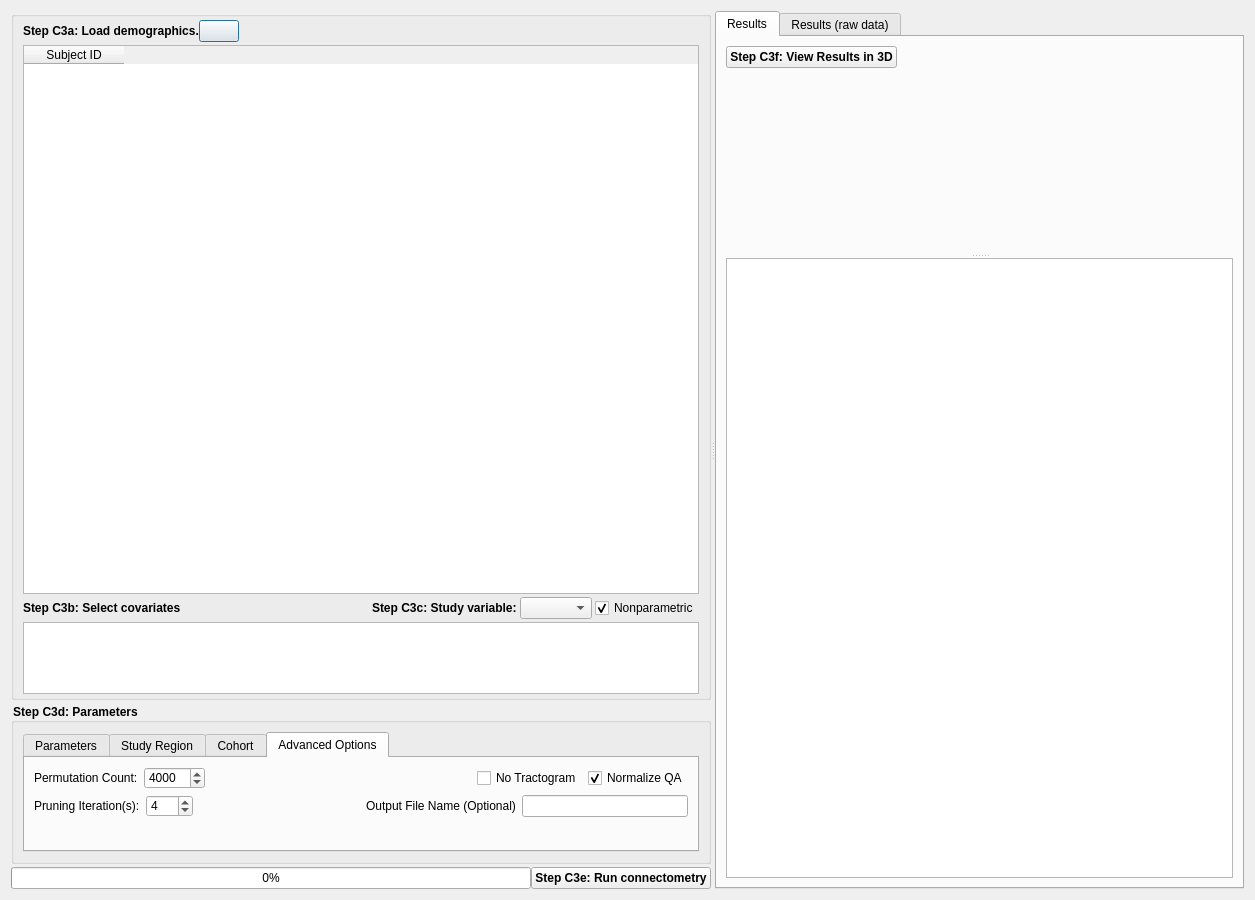
<?xml version="1.0" encoding="UTF-8"?>
<ui version="4.0">
 <class>group_connectometry</class>
 <widget class="QDialog" name="group_connectometry">
  <property name="geometry">
   <rect>
    <x>0</x>
    <y>0</y>
    <width>1255</width>
    <height>900</height>
   </rect>
  </property>
  <property name="windowTitle">
   <string>Connectometry</string>
  </property>
  <property name="windowIcon">
   <iconset resource="../icons.qrc">
    <normaloff>:/icons/icons/axial.xpm</normaloff>:/icons/icons/axial.xpm</iconset>
  </property>
  <property name="styleSheet">
   <string notr="true">QGroupBox { font-weight: bold; } </string>
  </property>
  <layout class="QHBoxLayout" name="horizontalLayout">
   <item>
    <widget class="QSplitter" name="splitter">
     <property name="orientation">
      <enum>Qt::Horizontal</enum>
     </property>
     <widget class="QWidget" name="widget_3" native="true">
      <property name="sizePolicy">
       <sizepolicy hsizetype="Preferred" vsizetype="Preferred">
        <horstretch>2</horstretch>
        <verstretch>0</verstretch>
       </sizepolicy>
      </property>
      <property name="maximumSize">
       <size>
        <width>16777215</width>
        <height>16777215</height>
       </size>
      </property>
      <layout class="QVBoxLayout" name="verticalLayout" stretch="1,0,0">
       <property name="spacing">
        <number>3</number>
       </property>
       <property name="leftMargin">
        <number>0</number>
       </property>
       <property name="topMargin">
        <number>0</number>
       </property>
       <property name="rightMargin">
        <number>0</number>
       </property>
       <property name="bottomMargin">
        <number>0</number>
       </property>
       <item>
        <widget class="QGroupBox" name="gb_regression">
         <property name="sizePolicy">
          <sizepolicy hsizetype="Preferred" vsizetype="MinimumExpanding">
           <horstretch>0</horstretch>
           <verstretch>0</verstretch>
          </sizepolicy>
         </property>
         <property name="title">
          <string/>
         </property>
         <layout class="QVBoxLayout" name="verticalLayout_2">
          <property name="spacing">
           <number>3</number>
          </property>
          <property name="topMargin">
           <number>0</number>
          </property>
          <property name="bottomMargin">
           <number>0</number>
          </property>
          <item>
           <widget class="QWidget" name="widget" native="true">
            <layout class="QHBoxLayout" name="horizontalLayout_6">
             <property name="spacing">
              <number>0</number>
             </property>
             <property name="leftMargin">
              <number>0</number>
             </property>
             <property name="topMargin">
              <number>0</number>
             </property>
             <property name="rightMargin">
              <number>0</number>
             </property>
             <property name="bottomMargin">
              <number>0</number>
             </property>
            </layout>
           </widget>
          </item>
          <item>
           <layout class="QHBoxLayout" name="horizontalLayout_10">
            <property name="spacing">
             <number>0</number>
            </property>
            <item>
             <widget class="QLabel" name="open_instruction_2">
              <property name="font">
               <font>
                <weight>75</weight>
                <bold>true</bold>
               </font>
              </property>
              <property name="text">
               <string>Step C3a: Load demographics.</string>
              </property>
             </widget>
            </item>
            <item>
             <widget class="QPushButton" name="open_mr_files">
              <property name="maximumSize">
               <size>
                <width>16777215</width>
                <height>16777215</height>
               </size>
              </property>
              <property name="text">
               <string/>
              </property>
              <property name="icon">
               <iconset resource="../icons.qrc">
                <normaloff>:/icons/icons/open.xpm</normaloff>:/icons/icons/open.xpm</iconset>
              </property>
             </widget>
            </item>
            <item>
             <spacer name="horizontalSpacer_4">
              <property name="orientation">
               <enum>Qt::Horizontal</enum>
              </property>
              <property name="sizeHint" stdset="0">
               <size>
                <width>40</width>
                <height>20</height>
               </size>
              </property>
             </spacer>
            </item>
            <item>
             <widget class="QWidget" name="foi_widget" native="true">
              <layout class="QHBoxLayout" name="horizontalLayout_7">
               <property name="spacing">
                <number>0</number>
               </property>
               <property name="leftMargin">
                <number>0</number>
               </property>
               <property name="topMargin">
                <number>0</number>
               </property>
               <property name="rightMargin">
                <number>0</number>
               </property>
               <property name="bottomMargin">
                <number>0</number>
               </property>
              </layout>
             </widget>
            </item>
           </layout>
          </item>
          <item>
           <widget class="QTableWidget" name="subject_demo">
            <property name="sizePolicy">
             <sizepolicy hsizetype="Preferred" vsizetype="MinimumExpanding">
              <horstretch>0</horstretch>
              <verstretch>5</verstretch>
             </sizepolicy>
            </property>
            <property name="alternatingRowColors">
             <bool>true</bool>
            </property>
            <property name="selectionMode">
             <enum>QAbstractItemView::SingleSelection</enum>
            </property>
            <property name="selectionBehavior">
             <enum>QAbstractItemView::SelectRows</enum>
            </property>
            <property name="showGrid">
             <bool>true</bool>
            </property>
            <property name="gridStyle">
             <enum>Qt::SolidLine</enum>
            </property>
            <property name="sortingEnabled">
             <bool>true</bool>
            </property>
            <property name="rowCount">
             <number>0</number>
            </property>
            <column>
             <property name="text">
              <string>Subject ID</string>
             </property>
            </column>
           </widget>
          </item>
          <item>
           <layout class="QHBoxLayout" name="horizontalLayout_11">
            <property name="topMargin">
             <number>0</number>
            </property>
            <item>
             <widget class="QLabel" name="label_8">
              <property name="sizePolicy">
               <sizepolicy hsizetype="Preferred" vsizetype="Maximum">
                <horstretch>0</horstretch>
                <verstretch>0</verstretch>
               </sizepolicy>
              </property>
              <property name="font">
               <font>
                <weight>75</weight>
                <bold>true</bold>
               </font>
              </property>
              <property name="text">
               <string>Step C3b: Select covariates</string>
              </property>
             </widget>
            </item>
            <item>
             <spacer name="horizontalSpacer_10">
              <property name="orientation">
               <enum>Qt::Horizontal</enum>
              </property>
              <property name="sizeHint" stdset="0">
               <size>
                <width>40</width>
                <height>20</height>
               </size>
              </property>
             </spacer>
            </item>
            <item>
             <widget class="QLabel" name="foi_label">
              <property name="maximumSize">
               <size>
                <width>16777215</width>
                <height>16777215</height>
               </size>
              </property>
              <property name="font">
               <font>
                <weight>75</weight>
                <bold>true</bold>
               </font>
              </property>
              <property name="text">
               <string>Step C3c: Study variable:</string>
              </property>
             </widget>
            </item>
            <item>
             <widget class="QComboBox" name="foi"/>
            </item>
            <item>
             <widget class="QCheckBox" name="nonparametric">
              <property name="text">
               <string>Nonparametric</string>
              </property>
              <property name="checked">
               <bool>true</bool>
              </property>
             </widget>
            </item>
           </layout>
          </item>
          <item>
           <widget class="QListWidget" name="variable_list">
            <property name="sizePolicy">
             <sizepolicy hsizetype="Preferred" vsizetype="Preferred">
              <horstretch>0</horstretch>
              <verstretch>0</verstretch>
             </sizepolicy>
            </property>
            <property name="minimumSize">
             <size>
              <width>0</width>
              <height>0</height>
             </size>
            </property>
            <property name="maximumSize">
             <size>
              <width>16777215</width>
              <height>16777215</height>
             </size>
            </property>
            <property name="sizeAdjustPolicy">
             <enum>QAbstractScrollArea::AdjustToContents</enum>
            </property>
            <property name="flow">
             <enum>QListView::LeftToRight</enum>
            </property>
            <property name="resizeMode">
             <enum>QListView::Adjust</enum>
            </property>
            <property name="viewMode">
             <enum>QListView::IconMode</enum>
            </property>
            <property name="itemAlignment">
             <set>Qt::AlignLeading</set>
            </property>
           </widget>
          </item>
          <item>
           <widget class="QWidget" name="widget_4" native="true">
            <layout class="QVBoxLayout" name="verticalLayout_7">
             <property name="spacing">
              <number>0</number>
             </property>
             <property name="leftMargin">
              <number>0</number>
             </property>
             <property name="topMargin">
              <number>0</number>
             </property>
             <property name="rightMargin">
              <number>0</number>
             </property>
             <property name="bottomMargin">
              <number>0</number>
             </property>
            </layout>
           </widget>
          </item>
         </layout>
        </widget>
       </item>
       <item>
        <widget class="QGroupBox" name="groupBox_3">
         <property name="sizePolicy">
          <sizepolicy hsizetype="Preferred" vsizetype="Preferred">
           <horstretch>0</horstretch>
           <verstretch>0</verstretch>
          </sizepolicy>
         </property>
         <property name="title">
          <string>Step C3d: Parameters</string>
         </property>
         <layout class="QVBoxLayout" name="verticalLayout_4">
          <item>
           <widget class="QTabWidget" name="advanced_options">
            <property name="sizePolicy">
             <sizepolicy hsizetype="Preferred" vsizetype="Preferred">
              <horstretch>0</horstretch>
              <verstretch>0</verstretch>
             </sizepolicy>
            </property>
            <property name="minimumSize">
             <size>
              <width>0</width>
              <height>0</height>
             </size>
            </property>
            <property name="maximumSize">
             <size>
              <width>16777215</width>
              <height>120</height>
             </size>
            </property>
            <property name="currentIndex">
             <number>3</number>
            </property>
            <widget class="QWidget" name="tab_6">
             <attribute name="title">
              <string>Parameters</string>
             </attribute>
             <layout class="QVBoxLayout" name="verticalLayout_13">
              <item>
               <layout class="QVBoxLayout" name="verticalLayout_12">
                <item>
                 <layout class="QHBoxLayout" name="horizontalLayout_12">
                  <property name="spacing">
                   <number>0</number>
                  </property>
                  <property name="leftMargin">
                   <number>0</number>
                  </property>
                  <item>
                   <widget class="QCheckBox" name="fdr_control">
                    <property name="toolTip">
                     <string>Check &quot;FDR control&quot; to show only significant results. Uncheck it to report FDR value of all findings.</string>
                    </property>
                    <property name="text">
                     <string>FDR Control</string>
                    </property>
                   </widget>
                  </item>
                  <item>
                   <widget class="QLabel" name="fdr_label">
                    <property name="enabled">
                     <bool>false</bool>
                    </property>
                    <property name="text">
                     <string>FDR&lt;</string>
                    </property>
                   </widget>
                  </item>
                  <item>
                   <widget class="QDoubleSpinBox" name="fdr_threshold">
                    <property name="enabled">
                     <bool>false</bool>
                    </property>
                    <property name="minimumSize">
                     <size>
                      <width>60</width>
                      <height>0</height>
                     </size>
                    </property>
                    <property name="maximumSize">
                     <size>
                      <width>60</width>
                      <height>16777215</height>
                     </size>
                    </property>
                    <property name="decimals">
                     <number>4</number>
                    </property>
                    <property name="minimum">
                     <double>0.001000000000000</double>
                    </property>
                    <property name="maximum">
                     <double>0.500000000000000</double>
                    </property>
                    <property name="singleStep">
                     <double>0.005000000000000</double>
                    </property>
                    <property name="value">
                     <double>0.050000000000000</double>
                    </property>
                   </widget>
                  </item>
                  <item>
                   <spacer name="horizontalSpacer_5">
                    <property name="orientation">
                     <enum>Qt::Horizontal</enum>
                    </property>
                    <property name="sizeHint" stdset="0">
                     <size>
                      <width>40</width>
                      <height>20</height>
                     </size>
                    </property>
                   </spacer>
                  </item>
                 </layout>
                </item>
                <item>
                 <layout class="QHBoxLayout" name="horizontalLayout_14">
                  <property name="leftMargin">
                   <number>0</number>
                  </property>
                  <item>
                   <widget class="QLabel" name="threshold_label">
                    <property name="maximumSize">
                     <size>
                      <width>16777215</width>
                      <height>16777215</height>
                     </size>
                    </property>
                    <property name="text">
                     <string>T Threshold:</string>
                    </property>
                   </widget>
                  </item>
                  <item>
                   <widget class="QDoubleSpinBox" name="threshold">
                    <property name="minimumSize">
                     <size>
                      <width>60</width>
                      <height>0</height>
                     </size>
                    </property>
                    <property name="maximumSize">
                     <size>
                      <width>60</width>
                      <height>16777215</height>
                     </size>
                    </property>
                    <property name="toolTip">
                     <string>The threshold for t-statistics</string>
                    </property>
                    <property name="decimals">
                     <number>1</number>
                    </property>
                    <property name="minimum">
                     <double>0.000000000000000</double>
                    </property>
                    <property name="maximum">
                     <double>100.000000000000000</double>
                    </property>
                    <property name="singleStep">
                     <double>1.000000000000000</double>
                    </property>
                    <property name="value">
                     <double>2.500000000000000</double>
                    </property>
                   </widget>
                  </item>
                  <item>
                   <spacer name="horizontalSpacer_3">
                    <property name="orientation">
                     <enum>Qt::Horizontal</enum>
                    </property>
                    <property name="sizeHint" stdset="0">
                     <size>
                      <width>40</width>
                      <height>20</height>
                     </size>
                    </property>
                   </spacer>
                  </item>
                  <item>
                   <widget class="QLabel" name="label_2">
                    <property name="text">
                     <string>Length Threshold:</string>
                    </property>
                   </widget>
                  </item>
                  <item>
                   <widget class="QSpinBox" name="length_threshold">
                    <property name="minimumSize">
                     <size>
                      <width>60</width>
                      <height>0</height>
                     </size>
                    </property>
                    <property name="maximumSize">
                     <size>
                      <width>60</width>
                      <height>16777215</height>
                     </size>
                    </property>
                    <property name="toolTip">
                     <string>The length threshold to remove fragmented findings</string>
                    </property>
                    <property name="minimum">
                     <number>1</number>
                    </property>
                    <property name="maximum">
                     <number>100</number>
                    </property>
                    <property name="value">
                     <number>20</number>
                    </property>
                   </widget>
                  </item>
                  <item>
                   <widget class="QLabel" name="label">
                    <property name="text">
                     <string>voxel(s)</string>
                    </property>
                   </widget>
                  </item>
                 </layout>
                </item>
                <item>
                 <spacer name="verticalSpacer_4">
                  <property name="orientation">
                   <enum>Qt::Vertical</enum>
                  </property>
                  <property name="sizeHint" stdset="0">
                   <size>
                    <width>20</width>
                    <height>40</height>
                   </size>
                  </property>
                 </spacer>
                </item>
               </layout>
              </item>
             </layout>
            </widget>
            <widget class="QWidget" name="tab_5">
             <attribute name="title">
              <string>Study Region</string>
             </attribute>
             <layout class="QHBoxLayout" name="horizontalLayout_20">
              <item>
               <layout class="QVBoxLayout" name="verticalLayout_27">
                <property name="spacing">
                 <number>0</number>
                </property>
                <property name="topMargin">
                 <number>0</number>
                </property>
                <property name="rightMargin">
                 <number>0</number>
                </property>
                <property name="bottomMargin">
                 <number>0</number>
                </property>
                <item>
                 <widget class="QWidget" name="widget_10" native="true">
                  <property name="minimumSize">
                   <size>
                    <width>0</width>
                    <height>0</height>
                   </size>
                  </property>
                  <layout class="QVBoxLayout" name="verticalLayout_8">
                   <property name="spacing">
                    <number>0</number>
                   </property>
                   <property name="leftMargin">
                    <number>0</number>
                   </property>
                   <property name="topMargin">
                    <number>0</number>
                   </property>
                   <property name="rightMargin">
                    <number>0</number>
                   </property>
                   <property name="bottomMargin">
                    <number>0</number>
                   </property>
                   <item>
                    <widget class="QRadioButton" name="roi_whole_brain">
                     <property name="text">
                      <string>Whole brain</string>
                     </property>
                     <property name="checked">
                      <bool>true</bool>
                     </property>
                    </widget>
                   </item>
                   <item>
                    <widget class="QRadioButton" name="roi_user_defined">
                     <property name="text">
                      <string>User Defined</string>
                     </property>
                    </widget>
                   </item>
                   <item>
                    <widget class="QCheckBox" name="exclude_cb">
                     <property name="enabled">
                      <bool>true</bool>
                     </property>
                     <property name="text">
                      <string>Exclude Cerebellum</string>
                     </property>
                     <property name="checked">
                      <bool>false</bool>
                     </property>
                    </widget>
                   </item>
                  </layout>
                 </widget>
                </item>
               </layout>
              </item>
              <item>
               <layout class="QVBoxLayout" name="verticalLayout_14">
                <property name="spacing">
                 <number>0</number>
                </property>
                <property name="rightMargin">
                 <number>0</number>
                </property>
                <item>
                 <widget class="QPushButton" name="load_roi_from_atlas">
                  <property name="styleSheet">
                   <string notr="true">text-align: left</string>
                  </property>
                  <property name="text">
                   <string>From atlas...</string>
                  </property>
                  <property name="icon">
                   <iconset resource="../icons.qrc">
                    <normaloff>:/icons/icons/sag.xpm</normaloff>:/icons/icons/sag.xpm</iconset>
                  </property>
                 </widget>
                </item>
                <item>
                 <widget class="QPushButton" name="clear_all_roi">
                  <property name="styleSheet">
                   <string notr="true">text-align: left</string>
                  </property>
                  <property name="text">
                   <string>Clear all</string>
                  </property>
                  <property name="icon">
                   <iconset resource="../icons.qrc">
                    <normaloff>:/icons/icons/delete.xpm</normaloff>:/icons/icons/delete.xpm</iconset>
                  </property>
                 </widget>
                </item>
                <item>
                 <widget class="QPushButton" name="load_roi_from_file">
                  <property name="styleSheet">
                   <string notr="true">text-align: left</string>
                  </property>
                  <property name="text">
                   <string>Load from file...</string>
                  </property>
                  <property name="icon">
                   <iconset resource="../icons.qrc">
                    <normaloff>:/icons/icons/open.xpm</normaloff>:/icons/icons/open.xpm</iconset>
                  </property>
                 </widget>
                </item>
                <item>
                 <spacer name="verticalSpacer_2">
                  <property name="orientation">
                   <enum>Qt::Vertical</enum>
                  </property>
                  <property name="sizeHint" stdset="0">
                   <size>
                    <width>20</width>
                    <height>40</height>
                   </size>
                  </property>
                 </spacer>
                </item>
               </layout>
              </item>
              <item>
               <widget class="QTableWidget" name="roi_table">
                <property name="sizePolicy">
                 <sizepolicy hsizetype="MinimumExpanding" vsizetype="Expanding">
                  <horstretch>0</horstretch>
                  <verstretch>0</verstretch>
                 </sizepolicy>
                </property>
                <property name="maximumSize">
                 <size>
                  <width>16777215</width>
                  <height>16777215</height>
                 </size>
                </property>
                <attribute name="horizontalHeaderMinimumSectionSize">
                 <number>30</number>
                </attribute>
                <column>
                 <property name="text">
                  <string>Name</string>
                 </property>
                </column>
                <column>
                 <property name="text">
                  <string>Source</string>
                 </property>
                </column>
                <column>
                 <property name="text">
                  <string>Type</string>
                 </property>
                </column>
               </widget>
              </item>
             </layout>
            </widget>
            <widget class="QWidget" name="tab_4">
             <attribute name="title">
              <string>Cohort</string>
             </attribute>
             <layout class="QVBoxLayout" name="verticalLayout_11">
              <item>
               <layout class="QHBoxLayout" name="horizontalLayout_17">
                <property name="spacing">
                 <number>0</number>
                </property>
                <item>
                 <widget class="QLabel" name="label_6">
                  <property name="text">
                   <string>Selection Criteria: (e.g., age&gt;30,sex=1)</string>
                  </property>
                 </widget>
                </item>
                <item>
                 <widget class="QLineEdit" name="select_text">
                  <property name="text">
                   <string/>
                  </property>
                 </widget>
                </item>
                <item>
                 <widget class="QPushButton" name="show_cohort">
                  <property name="text">
                   <string>Apply</string>
                  </property>
                 </widget>
                </item>
               </layout>
              </item>
              <item>
               <layout class="QHBoxLayout" name="horizontalLayout_13">
                <property name="spacing">
                 <number>0</number>
                </property>
                <property name="topMargin">
                 <number>0</number>
                </property>
                <item>
                 <widget class="QWidget" name="cohort_widget" native="true">
                  <layout class="QHBoxLayout" name="horizontalLayout_9">
                   <property name="spacing">
                    <number>0</number>
                   </property>
                   <property name="leftMargin">
                    <number>0</number>
                   </property>
                   <property name="topMargin">
                    <number>0</number>
                   </property>
                   <property name="rightMargin">
                    <number>0</number>
                   </property>
                   <property name="bottomMargin">
                    <number>0</number>
                   </property>
                   <item>
                    <widget class="QComboBox" name="cohort_index"/>
                   </item>
                   <item>
                    <widget class="QComboBox" name="cohort_operator">
                     <property name="maximumSize">
                      <size>
                       <width>30</width>
                       <height>16777215</height>
                      </size>
                     </property>
                     <item>
                      <property name="text">
                       <string>=</string>
                      </property>
                     </item>
                     <item>
                      <property name="text">
                       <string>&gt;</string>
                      </property>
                     </item>
                     <item>
                      <property name="text">
                       <string>&lt;</string>
                      </property>
                     </item>
                     <item>
                      <property name="text">
                       <string>≠</string>
                      </property>
                     </item>
                    </widget>
                   </item>
                   <item>
                    <widget class="QLineEdit" name="cohort_value">
                     <property name="minimumSize">
                      <size>
                       <width>0</width>
                       <height>0</height>
                      </size>
                     </property>
                     <property name="maximumSize">
                      <size>
                       <width>50</width>
                       <height>16777215</height>
                      </size>
                     </property>
                     <property name="text">
                      <string>0</string>
                     </property>
                    </widget>
                   </item>
                   <item>
                    <widget class="QPushButton" name="apply_selection">
                     <property name="sizePolicy">
                      <sizepolicy hsizetype="Minimum" vsizetype="Preferred">
                       <horstretch>0</horstretch>
                       <verstretch>0</verstretch>
                      </sizepolicy>
                     </property>
                     <property name="maximumSize">
                      <size>
                       <width>16777215</width>
                       <height>16777215</height>
                      </size>
                     </property>
                     <property name="text">
                      <string>Add to criteria</string>
                     </property>
                    </widget>
                   </item>
                  </layout>
                 </widget>
                </item>
                <item>
                 <spacer name="horizontalSpacer_6">
                  <property name="orientation">
                   <enum>Qt::Horizontal</enum>
                  </property>
                  <property name="sizeHint" stdset="0">
                   <size>
                    <width>40</width>
                    <height>20</height>
                   </size>
                  </property>
                 </spacer>
                </item>
                <item>
                 <widget class="QLabel" name="cohort_report">
                  <property name="text">
                   <string/>
                  </property>
                 </widget>
                </item>
               </layout>
              </item>
              <item>
               <spacer name="verticalSpacer">
                <property name="orientation">
                 <enum>Qt::Vertical</enum>
                </property>
                <property name="sizeHint" stdset="0">
                 <size>
                  <width>20</width>
                  <height>40</height>
                 </size>
                </property>
               </spacer>
              </item>
             </layout>
            </widget>
            <widget class="QWidget" name="tab_3">
             <attribute name="title">
              <string>Advanced Options</string>
             </attribute>
             <layout class="QVBoxLayout" name="verticalLayout_6">
              <item>
               <layout class="QHBoxLayout" name="horizontalLayout_2">
                <item>
                 <widget class="QLabel" name="label_5">
                  <property name="text">
                   <string>Permutation Count:</string>
                  </property>
                 </widget>
                </item>
                <item>
                 <widget class="QSpinBox" name="permutation_count">
                  <property name="minimumSize">
                   <size>
                    <width>50</width>
                    <height>0</height>
                   </size>
                  </property>
                  <property name="maximumSize">
                   <size>
                    <width>75</width>
                    <height>16777215</height>
                   </size>
                  </property>
                  <property name="toolTip">
                   <string>number of permutation for null distribution</string>
                  </property>
                  <property name="minimum">
                   <number>100</number>
                  </property>
                  <property name="maximum">
                   <number>50000</number>
                  </property>
                  <property name="singleStep">
                   <number>500</number>
                  </property>
                  <property name="value">
                   <number>4000</number>
                  </property>
                 </widget>
                </item>
                <item>
                 <spacer name="horizontalSpacer_8">
                  <property name="orientation">
                   <enum>Qt::Horizontal</enum>
                  </property>
                  <property name="sizeHint" stdset="0">
                   <size>
                    <width>40</width>
                    <height>20</height>
                   </size>
                  </property>
                 </spacer>
                </item>
                <item>
                 <widget class="QCheckBox" name="no_tractogram">
                  <property name="text">
                   <string>No Tractogram</string>
                  </property>
                 </widget>
                </item>
                <item>
                 <widget class="QCheckBox" name="normalize_qa">
                  <property name="text">
                   <string>Normalize QA</string>
                  </property>
                  <property name="checked">
                   <bool>true</bool>
                  </property>
                 </widget>
                </item>
               </layout>
              </item>
              <item>
               <layout class="QHBoxLayout" name="horizontalLayout_5">
                <item>
                 <widget class="QLabel" name="label_3">
                  <property name="text">
                   <string>Pruning Iteration(s):</string>
                  </property>
                 </widget>
                </item>
                <item>
                 <widget class="QSpinBox" name="tip">
                  <property name="minimum">
                   <number>0</number>
                  </property>
                  <property name="maximum">
                   <number>100</number>
                  </property>
                  <property name="value">
                   <number>4</number>
                  </property>
                 </widget>
                </item>
                <item>
                 <spacer name="horizontalSpacer_9">
                  <property name="orientation">
                   <enum>Qt::Horizontal</enum>
                  </property>
                  <property name="sizeHint" stdset="0">
                   <size>
                    <width>40</width>
                    <height>20</height>
                   </size>
                  </property>
                 </spacer>
                </item>
                <item>
                 <widget class="QLabel" name="label_7">
                  <property name="text">
                   <string>Output File Name (Optional)</string>
                  </property>
                 </widget>
                </item>
                <item>
                 <widget class="QLineEdit" name="output_name"/>
                </item>
               </layout>
              </item>
              <item>
               <spacer name="verticalSpacer_3">
                <property name="orientation">
                 <enum>Qt::Vertical</enum>
                </property>
                <property name="sizeHint" stdset="0">
                 <size>
                  <width>20</width>
                  <height>40</height>
                 </size>
                </property>
               </spacer>
              </item>
             </layout>
            </widget>
           </widget>
          </item>
         </layout>
        </widget>
       </item>
       <item>
        <layout class="QHBoxLayout" name="horizontalLayout_3">
         <property name="spacing">
          <number>0</number>
         </property>
         <item>
          <widget class="QProgressBar" name="progressBar">
           <property name="value">
            <number>0</number>
           </property>
          </widget>
         </item>
         <item>
          <widget class="QPushButton" name="run">
           <property name="enabled">
            <bool>true</bool>
           </property>
           <property name="font">
            <font>
             <weight>75</weight>
             <bold>true</bold>
            </font>
           </property>
           <property name="text">
            <string>Step C3e: Run connectometry</string>
           </property>
           <property name="icon">
            <iconset resource="../icons.qrc">
             <normaloff>:/icons/icons/run.xpm</normaloff>:/icons/icons/run.xpm</iconset>
           </property>
          </widget>
         </item>
        </layout>
       </item>
      </layout>
     </widget>
     <widget class="QWidget" name="widget_2" native="true">
      <property name="sizePolicy">
       <sizepolicy hsizetype="Preferred" vsizetype="Preferred">
        <horstretch>3</horstretch>
        <verstretch>0</verstretch>
       </sizepolicy>
      </property>
      <layout class="QVBoxLayout" name="verticalLayout_9">
       <item>
        <widget class="QTabWidget" name="tabWidget_2">
         <property name="sizePolicy">
          <sizepolicy hsizetype="Preferred" vsizetype="Preferred">
           <horstretch>2</horstretch>
           <verstretch>0</verstretch>
          </sizepolicy>
         </property>
         <property name="currentIndex">
          <number>0</number>
         </property>
         <widget class="QWidget" name="tab">
          <attribute name="title">
           <string>Results</string>
          </attribute>
          <layout class="QVBoxLayout" name="verticalLayout_3">
           <item>
            <layout class="QHBoxLayout" name="horizontalLayout_16">
             <item>
              <widget class="QPushButton" name="show_result">
               <property name="enabled">
                <bool>true</bool>
               </property>
               <property name="font">
                <font>
                 <weight>75</weight>
                 <bold>true</bold>
                </font>
               </property>
               <property name="text">
                <string>Step C3f: View Results in 3D</string>
               </property>
              </widget>
             </item>
             <item>
              <spacer name="horizontalSpacer">
               <property name="orientation">
                <enum>Qt::Horizontal</enum>
               </property>
               <property name="sizeHint" stdset="0">
                <size>
                 <width>40</width>
                 <height>20</height>
                </size>
               </property>
              </spacer>
             </item>
            </layout>
           </item>
           <item>
            <widget class="QWidget" name="widget_5" native="true">
             <property name="sizePolicy">
              <sizepolicy hsizetype="Preferred" vsizetype="Expanding">
               <horstretch>0</horstretch>
               <verstretch>0</verstretch>
              </sizepolicy>
             </property>
             <property name="minimumSize">
              <size>
               <width>0</width>
               <height>100</height>
              </size>
             </property>
             <layout class="QVBoxLayout" name="verticalLayout_5">
              <property name="spacing">
               <number>0</number>
              </property>
              <property name="leftMargin">
               <number>0</number>
              </property>
              <property name="topMargin">
               <number>0</number>
              </property>
              <property name="rightMargin">
               <number>0</number>
              </property>
              <property name="bottomMargin">
               <number>0</number>
              </property>
              <item>
               <widget class="QSplitter" name="splitter_2">
                <property name="orientation">
                 <enum>Qt::Vertical</enum>
                </property>
                <widget class="QWidget" name="chart_widget" native="true">
                 <property name="sizePolicy">
                  <sizepolicy hsizetype="Preferred" vsizetype="Expanding">
                   <horstretch>0</horstretch>
                   <verstretch>3</verstretch>
                  </sizepolicy>
                 </property>
                 <property name="minimumSize">
                  <size>
                   <width>0</width>
                   <height>180</height>
                  </size>
                 </property>
                 <layout class="QHBoxLayout" name="chart_widget_layout">
                  <property name="spacing">
                   <number>0</number>
                  </property>
                  <property name="leftMargin">
                   <number>0</number>
                  </property>
                  <property name="topMargin">
                   <number>0</number>
                  </property>
                  <property name="rightMargin">
                   <number>0</number>
                  </property>
                  <property name="bottomMargin">
                   <number>0</number>
                  </property>
                 </layout>
                </widget>
                <widget class="QTextBrowser" name="textBrowser">
                 <property name="sizePolicy">
                  <sizepolicy hsizetype="Preferred" vsizetype="Expanding">
                   <horstretch>0</horstretch>
                   <verstretch>1</verstretch>
                  </sizepolicy>
                 </property>
                 <property name="maximumSize">
                  <size>
                   <width>65525</width>
                   <height>65525</height>
                  </size>
                 </property>
                </widget>
               </widget>
              </item>
             </layout>
            </widget>
           </item>
          </layout>
         </widget>
         <widget class="QWidget" name="tab_2">
          <attribute name="title">
           <string>Results (raw data)</string>
          </attribute>
          <layout class="QVBoxLayout" name="verticalLayout_10">
           <property name="spacing">
            <number>0</number>
           </property>
           <property name="leftMargin">
            <number>0</number>
           </property>
           <property name="topMargin">
            <number>0</number>
           </property>
           <property name="rightMargin">
            <number>0</number>
           </property>
           <property name="bottomMargin">
            <number>0</number>
           </property>
           <item>
            <widget class="QTableWidget" name="dist_table">
             <property name="sizePolicy">
              <sizepolicy hsizetype="Preferred" vsizetype="Expanding">
               <horstretch>0</horstretch>
               <verstretch>0</verstretch>
              </sizepolicy>
             </property>
             <column>
              <property name="text">
               <string>span</string>
              </property>
             </column>
             <column>
              <property name="text">
               <string>pdf(x)</string>
              </property>
             </column>
             <column>
              <property name="text">
               <string>cdf(x)</string>
              </property>
             </column>
             <column>
              <property name="text">
               <string>FDR</string>
              </property>
             </column>
            </widget>
           </item>
          </layout>
         </widget>
        </widget>
       </item>
      </layout>
     </widget>
    </widget>
   </item>
  </layout>
 </widget>
 <resources>
  <include location="../icons.qrc"/>
 </resources>
 <connections/>
</ui>
